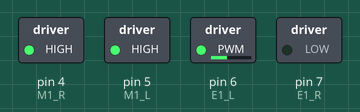
This sketch was run on a simulated Arduino Uno, built with avr-gcc and run on an emulated ATmega328P. Parts: switched loads named in the sketch (green lamp = pin HIGH).

Above: at 0.1 s.
Timing chart, 0 to 1.6 s (numbered marks = the images above):
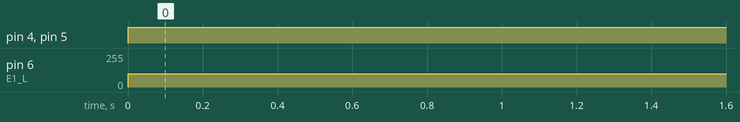

The sketch:

Explorer_Motor_Driving.ino
```cpp
int M1_L = 5;    // Left side motor pin
int M1_R = 4;    //Right side motor pin
int E1_L = 6;    //Left side enable pin
int E1_R = 7;    //Right side enable pin

void setup()
{
pinMode (M1_L, OUTPUT);
pinMode (M1_R, OUTPUT);

}


void loop()  {
digitalWrite (M1_L, HIGH);
digitalWrite (M1_R, HIGH);
analogWrite (E1_R, 100);
analogWrite (E1_L, 100);


}
```

Measured:
- by itself, pin 4 (M1_R), pin 5 (M1_L): LOW → HIGH at 0.00 s
- by itself, pin 6 (E1_L): 0/255 → 100/255 at 0.00 s
